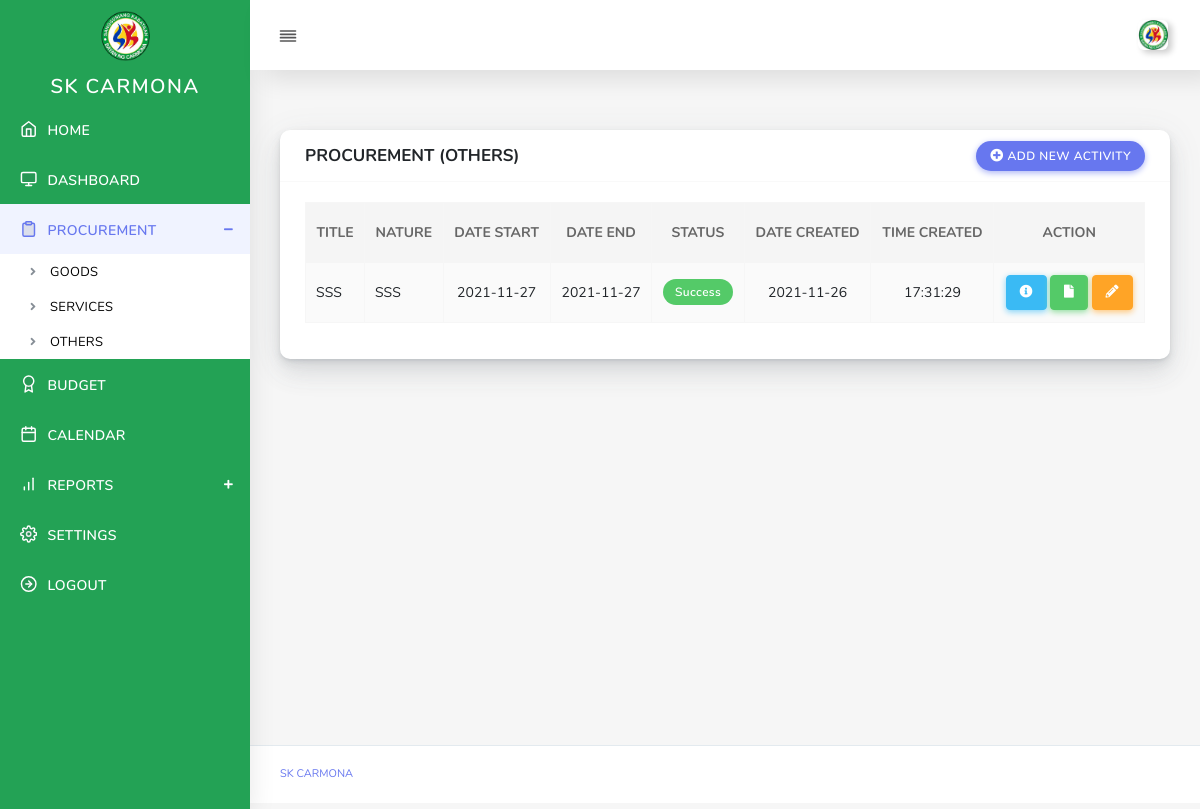
The page /user/procurement-others.php (signed in) on the database its author committed.
### tables this page shows
CREATE TABLE `skaccount` (
  `brgyID` int(11) NOT NULL,
  `barangay_name` varchar(32) NOT NULL,
  `username` varchar(32) NOT NULL,
  `password` varchar(32) NOT NULL,
  `img_profile` text NOT NULL,
  `sk_chairman` varchar(100) NOT NULL,
  `vice_chairman` varchar(100) NOT NULL,
  `secretary` varchar(100) NOT NULL,
  `member1` varchar(100) NOT NULL,
  `member2` varchar(100) NOT NULL,
  `member3` varchar(100) NOT NULL,
  `procuring` varchar(100) NOT NULL,
  `brgy_captain` varchar(100) NOT NULL,
  `committee_approriations` varchar(100) NOT NULL,
  `sk_treasurer` varchar(100) NOT NULL,
  `ai_committee` varchar(100) NOT NULL,
  `budget_officer` varchar(50) NOT NULL,
  `city` varchar(100) NOT NULL,
  `province` varchar(100) NOT NULL,
  `contact` varchar(100) NOT NULL
);

CREATE TABLE `sk_procurement` (
  `proID` int(12) NOT NULL,
  `title` text NOT NULL,
  `nature` varchar(100) NOT NULL,
  `date_start` date NOT NULL,
  `date_end` date NOT NULL,
  `status` int(1) NOT NULL,
  `procurement_type` int(1) NOT NULL,
  `brgy_id` int(12) NOT NULL,
  `date_added` timestamp NOT NULL DEFAULT current_timestamp()
);

### controller/sk-procurement.php (called while the page is built, shortened)
<?php
$data   = $_SESSION['brgyID'];

### user/procurement-others.php (the view, shortened to what this page needs)
<?php include('header.php'); ?>
<?php include('nav.php'); ?>
<?php include('../controller/sk-procurement.php'); ?>
	<div class="main-content">
          <div class="section-body">
            <div class="row">
              <div class="col-12">
                <div class="card">
                  <div class="card-header">
                    <h4>PROCUREMENT (OTHERS) </h4>
					<div class="card-header-action">
                      <a href="#" data-toggle="modal" data-target="#add-activity" class="btn btn-primary">
                       <i class="fas fa-plus-circle"></i> ADD NEW ACTIVITY
                      </a>
                    </div>
                  </div>
                  <div class="card-body">
                      <table class="table table-striped table-bordered" id="sk-data">
                        <thead>
                          <tr>
                            <th class="text-center"> TITLE </th>
                            <th class="text-center"> NATURE</th>
                            <th class="text-center"> DATE START </th>
                            <th class="text-center"> DATE END </th>
                            <th class="text-center"> STATUS</th>
                            <th class="text-center"> DATE CREATED</th>
                            <th class="text-center"> TIME CREATED</th>
                            <th class="text-center"> ACTION</th>
                          </tr>
                        </thead>
						<tbody>
						<?php
							$goods	= $mysqli->query("SELECT * FROM sk_procurement where brgy_id='$data' and procurement_type=3");
							while($val = $goods->fetch_object()){ ?>
							<tr>
								<td class="text-left"> <?php echo $val->title;?> </td>
								<td class="text-left"> <?php echo $val->nature ;?> </td>
								<td class="text-center"> <?php echo $val->date_start ;?> </td>
								<td class="text-center"> <?php echo $val->date_end ;?> </td>
								<td class="text-center"> <?php if($val->status ==1) { echo '<span class="badge badge-light"> Pending </span>'; } else { echo '<span class="badge badge-success"> Success </span>'; }?> </td>
								<td class="text-center"><?php echo date ('Y-m-d', strtotime($val->date_added));?></td>
								<td class="text-center"> <?php echo date ('H:i:s', strtotime($val->date_added));?> </td>
								<td class="text-center">
									<button class="btn btn-info"  data-toggle="modal" data-target="#view-files<?php echo $val->proID;?>"><i class="fas fa-info-circle"></i></button>
									<a href="procurement-process.php?type=PROCUREMENT OTHERS&data=<?php echo $val->proID;?>"><button class="btn btn-success"><i class="fas fa-file"></i></button></a>
									<button class="btn btn-warning" data-toggle="modal" data-target="#edit-pro<?php echo $val->proID;?>"><i class="fas fa-pencil-alt"></i></button>
								</td>
							</tr>
						<?php } ?>
						</tbody>
                      </table>
                    </div>
                </div>
              </div>
            </div>
         </div>
      </div>
<?php require('footer.php'); ?>

### user/nav.php (shortened to what this page needs)
<?php
include('../config/database.php');
$data     = $_SESSION['brgyID'];
$settings1 = $mysqli->query("SELECT * FROM skaccount where brgyID ='$data'");
while($val1 = $settings1->fetch_object()){
	$profile =  $val1->img_profile;
}
?>
<body>
  <div id="app">
    <div class="main-wrapper main-wrapper-1">
      <div class="navbar-bg"></div>
      <nav class="navbar navbar-expand-lg main-navbar sticky">
        <div class="form-inline mr-auto">
          <ul class="navbar-nav mr-3">
            <li><a href="#" data-toggle="sidebar" class="nav-link nav-link-lg collapse-btn"> <i data-feather="align-justify"></i></a></li>
          </ul>
        </div>
        <ul class="navbar-nav navbar-right">
          <li class="dropdown"><a href="#" data-toggle="dropdown"
              class="nav-link dropdown-toggle nav-link-lg nav-link-user"> <img alt="image" src="../assets/img/barangay/<?php echo $profile;?>"
                class="user-img-radious-style"> <span class="d-sm-none d-lg-inline-block"></span></a>
          </li>
        </ul>
      </nav>
      <div class="main-sidebar sidebar-style-2">
        <aside id="sidebar-wrapper" >
          <div class="sidebar-brand">
            <a href="#"> <img alt="image" src="../assets/img/sk-logo.png" class="header-logo" />
            </a>
          </div>
          <ul class="sidebar-menu" style="background-color:#23a255 !important;">
            <li class="menu-header"><center>SK CARMONA</center></li>
			<?php
			$uri_path = parse_url($_SERVER['REQUEST_URI'], PHP_URL_PATH);
		    $uri_segments = explode('/', $uri_path);
			$page =  $uri_segments[3];
			if($page =='index.php')  { $index   = 'active'; }
			else if($page =='dashboard.php'){ $dashboard = 'active'; }
			else if($page =='budget.php'){ $budget = 'active'; }
			else if($page =='calendar.php'){ $calendar = 'active'; }
			else if($page =='settings.php'){ $settings = 'active'; }
			else if($page =='procurement-services.php'){ $procurement = 'active'; }
			else if($page == 'procurement-goods.php' || $page =='procurement-others.php'){ $procurement = 'active'; }
			else if($page =='reports-goods.php' || $page =='reports-services.php' || $page=='reports-others.php' || $page=='reports-budget.php'){ $reports = 'active'; }
			?>
            <li class="dropdown <?php echo $index;?>">
              <a href="index.php" class="nav-link"><i data-feather="home"></i><span>HOME</span></a>
            </li>
			<li class="dropdown <?php echo $dashboard;?>">
              <a href="dashboard.php" class="nav-link"><i data-feather="monitor"></i><span>DASHBOARD</span></a>
            </li>
			<li class="dropdown <?php echo $procurement;?>">
              <a href="procurement.php" class="menu-toggle nav-link has-dropdown"><i data-feather="clipboard"></i><span>PROCUREMENT</span></a>
			  <ul class="dropdown-menu">
                <li><a class="nav-link" href="procurement-goods.php">GOODS</a></li>
                <li><a class="nav-link" href="procurement-services.php">SERVICES</a></li>
                <li><a class="nav-link" href="procurement-others.php">OTHERS</a></li>
              </ul>
            </li>
			<li class="dropdown <?php echo $budget;?>">
              <a href="budget.php" class="nav-link"><i data-feather="award"></i><span>BUDGET </span></a>
            </li>
			<li class="dropdown <?php echo $calendar;?>">
              <a href="calendar.php" class="nav-link"><i data-feather="calendar"></i><span>CALENDAR </span></a>
            </li>
			<li class="dropdown <?php echo $reports;?>">
              <a href="announcement.php" class="menu-toggle nav-link has-dropdown"><i data-feather="bar-chart"></i><span>REPORTS </span></a>
            </li>
			<li class="dropdown <?php echo $settings;?>">
              <a href="settings.php" class="nav-link"><i data-feather="settings"></i><span> SETTINGS </span></a>
            </li>
			<li class="dropdown ">
              <a href="logout.php" class="nav-link"><i data-feather="arrow-right-circle"></i><span>LOGOUT</span></a>
            </li>
          </ul>
        </aside>
      </div>

### rows shown on the page
skaccount: img_profile (picture)
sk_procurement: title "SSS", nature "SSS", date_start "2021-11-27", date_end "2021-11-27", status "Success", date_added "2021-11-26", date_added "17:31:29"
